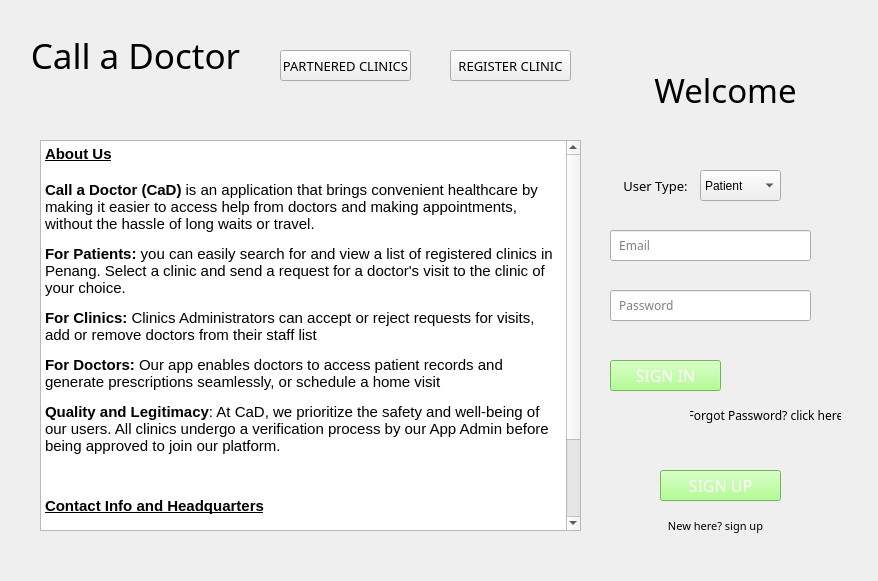
<?xml version="1.0" encoding="UTF-8"?>
<ui version="4.0">
 <class>HomePage</class>
 <widget class="QWidget" name="HomePage">
  <property name="geometry">
   <rect>
    <x>0</x>
    <y>0</y>
    <width>878</width>
    <height>581</height>
   </rect>
  </property>
  <property name="windowTitle">
   <string>Call A Doctor - Home Page</string>
  </property>
  <widget class="QPushButton" name="Clinics">
   <property name="geometry">
    <rect>
     <x>280</x>
     <y>50</y>
     <width>131</width>
     <height>31</height>
    </rect>
   </property>
   <property name="font">
    <font>
     <family>Bahnschrift SemiLight SemiConde</family>
     <pointsize>10</pointsize>
     <weight>50</weight>
     <bold>false</bold>
    </font>
   </property>
   <property name="text">
    <string>PARTNERED CLINICS</string>
   </property>
  </widget>
  <widget class="QTextEdit" name="textEdit_2">
   <property name="geometry">
    <rect>
     <x>40</x>
     <y>140</y>
     <width>541</width>
     <height>391</height>
    </rect>
   </property>
   <property name="readOnly">
    <bool>true</bool>
   </property>
   <property name="html">
    <string>&lt;!DOCTYPE HTML PUBLIC &quot;-//W3C//DTD HTML 4.0//EN&quot; &quot;http://www.w3.org/TR/REC-html40/strict.dtd&quot;&gt;
&lt;html&gt;&lt;head&gt;&lt;meta name=&quot;qrichtext&quot; content=&quot;1&quot; /&gt;&lt;style type=&quot;text/css&quot;&gt;
p, li { white-space: pre-wrap; }
&lt;/style&gt;&lt;/head&gt;&lt;body style=&quot; font-family:'MS Shell Dlg 2'; font-size:8.25pt; font-weight:400; font-style:normal;&quot;&gt;
&lt;p style=&quot; margin-top:0px; margin-bottom:0px; margin-left:0px; margin-right:0px; -qt-block-indent:0; text-indent:0px;&quot;&gt;&lt;span style=&quot; font-size:11pt; font-weight:600; text-decoration: underline;&quot;&gt;About Us&lt;/span&gt;&lt;/p&gt;
&lt;p style=&quot;-qt-paragraph-type:empty; margin-top:0px; margin-bottom:0px; margin-left:0px; margin-right:0px; -qt-block-indent:0; text-indent:0px; font-size:11pt; font-weight:600; text-decoration: underline;&quot;&gt;&lt;br /&gt;&lt;/p&gt;
&lt;p style=&quot; margin-top:0px; margin-bottom:0px; margin-left:0px; margin-right:0px; -qt-block-indent:0; text-indent:0px;&quot;&gt;&lt;span style=&quot; font-size:11pt; font-weight:600;&quot;&gt;Call a Doctor (CaD)&lt;/span&gt;&lt;span style=&quot; font-size:11pt;&quot;&gt; is an application that brings convenient healthcare by making it easier to access help from doctors and making appointments, without the hassle of long waits or travel.&lt;/span&gt;&lt;/p&gt;
&lt;p style=&quot; margin-top:12px; margin-bottom:12px; margin-left:0px; margin-right:0px; -qt-block-indent:0; text-indent:0px;&quot;&gt;&lt;span style=&quot; font-size:11pt; font-weight:600;&quot;&gt;For Patients:&lt;/span&gt;&lt;span style=&quot; font-size:11pt;&quot;&gt; you can easily search for and view a list of registered clinics in Penang. Select a clinic and send a request for a doctor's visit to the clinic of your choice. &lt;/span&gt;&lt;/p&gt;
&lt;p style=&quot; margin-top:12px; margin-bottom:12px; margin-left:0px; margin-right:0px; -qt-block-indent:0; text-indent:0px;&quot;&gt;&lt;span style=&quot; font-size:11pt; font-weight:600;&quot;&gt;For Clinics:&lt;/span&gt;&lt;span style=&quot; font-size:11pt;&quot;&gt; Clinics Administrators can accept or reject requests for visits, add or remove doctors from their staff list&lt;/span&gt;&lt;/p&gt;
&lt;p style=&quot; margin-top:12px; margin-bottom:12px; margin-left:0px; margin-right:0px; -qt-block-indent:0; text-indent:0px;&quot;&gt;&lt;span style=&quot; font-size:11pt; font-weight:600;&quot;&gt;For Doctors:&lt;/span&gt;&lt;span style=&quot; font-size:11pt;&quot;&gt; Our app enables doctors to access patient records and generate prescriptions seamlessly, or schedule a home visit&lt;/span&gt;&lt;/p&gt;
&lt;p style=&quot; margin-top:12px; margin-bottom:12px; margin-left:0px; margin-right:0px; -qt-block-indent:0; text-indent:0px;&quot;&gt;&lt;span style=&quot; font-size:11pt; font-weight:600;&quot;&gt;Quality and Legitimacy&lt;/span&gt;&lt;span style=&quot; font-size:11pt;&quot;&gt;: At CaD, we prioritize the safety and well-being of our users. All clinics undergo a verification process by our App Admin before being approved to join our platform. &lt;/span&gt;&lt;/p&gt;
&lt;p style=&quot;-qt-paragraph-type:empty; margin-top:12px; margin-bottom:12px; margin-left:0px; margin-right:0px; -qt-block-indent:0; text-indent:0px; font-size:11pt;&quot;&gt;&lt;br /&gt;&lt;/p&gt;
&lt;p style=&quot; margin-top:12px; margin-bottom:12px; margin-left:0px; margin-right:0px; -qt-block-indent:0; text-indent:0px;&quot;&gt;&lt;span style=&quot; font-size:11pt; font-weight:600; text-decoration: underline;&quot;&gt;Contact Info and Headquarters&lt;/span&gt;&lt;/p&gt;
&lt;p style=&quot; margin-top:12px; margin-bottom:12px; margin-left:0px; margin-right:0px; -qt-block-indent:0; text-indent:0px;&quot;&gt;&lt;span style=&quot; font-size:11pt; font-weight:600;&quot;&gt;WhatsApp: &lt;/span&gt;&lt;span style=&quot; font-size:11pt;&quot;&gt;012-345 6789      &lt;/span&gt;&lt;span style=&quot; font-size:11pt; font-weight:600;&quot;&gt; &lt;/span&gt;&lt;/p&gt;
&lt;p style=&quot; margin-top:12px; margin-bottom:12px; margin-left:0px; margin-right:0px; -qt-block-indent:0; text-indent:0px;&quot;&gt;&lt;span style=&quot; font-size:11pt; font-weight:600;&quot;&gt;Email : &lt;/span&gt;&lt;span style=&quot; font-size:11pt;&quot;&gt;kohjulian150@gmail.com&lt;/span&gt;&lt;/p&gt;
&lt;p style=&quot; margin-top:12px; margin-bottom:12px; margin-left:0px; margin-right:0px; -qt-block-indent:0; text-indent:0px;&quot;&gt;&lt;span style=&quot; font-size:11pt; font-weight:600;&quot;&gt;Headquarter:&lt;/span&gt;&lt;span style=&quot; font-size:11pt;&quot;&gt; 20&lt;/span&gt;&lt;span style=&quot; font-size:11pt; font-weight:600;&quot;&gt; &lt;/span&gt;&lt;span style=&quot; font-size:11pt;&quot;&gt;Bukit&lt;/span&gt;&lt;span style=&quot; font-size:11pt; font-weight:600;&quot;&gt; &lt;/span&gt;&lt;span style=&quot; font-size:11pt;&quot;&gt;Jambul, Jalan Jambul, Pulau Pinang&lt;/span&gt;&lt;/p&gt;
&lt;p style=&quot;-qt-paragraph-type:empty; margin-top:12px; margin-bottom:12px; margin-left:0px; margin-right:0px; -qt-block-indent:0; text-indent:0px;&quot;&gt;&lt;br /&gt;&lt;/p&gt;&lt;/body&gt;&lt;/html&gt;</string>
   </property>
  </widget>
  <widget class="QLineEdit" name="Email_line">
   <property name="geometry">
    <rect>
     <x>610</x>
     <y>230</y>
     <width>201</width>
     <height>31</height>
    </rect>
   </property>
   <property name="font">
    <font>
     <family>Bahnschrift Light</family>
    </font>
   </property>
   <property name="placeholderText">
    <string>  Email</string>
   </property>
  </widget>
  <widget class="QLineEdit" name="Password_line">
   <property name="geometry">
    <rect>
     <x>610</x>
     <y>290</y>
     <width>201</width>
     <height>31</height>
    </rect>
   </property>
   <property name="font">
    <font>
     <family>Bahnschrift Light</family>
    </font>
   </property>
   <property name="inputMask">
    <string/>
   </property>
   <property name="text">
    <string/>
   </property>
   <property name="placeholderText">
    <string>  Password</string>
   </property>
   <property name="clearButtonEnabled">
    <bool>false</bool>
   </property>
  </widget>
  <widget class="QPushButton" name="ForgotPasswordpushButton">
   <property name="geometry">
    <rect>
     <x>690</x>
     <y>400</y>
     <width>151</width>
     <height>31</height>
    </rect>
   </property>
   <property name="font">
    <font>
     <family>Bahnschrift SemiLight SemiConde</family>
     <pointsize>9</pointsize>
     <weight>50</weight>
     <bold>false</bold>
    </font>
   </property>
   <property name="styleSheet">
    <string notr="true">border: none; background: none;;</string>
   </property>
   <property name="text">
    <string>Forgot Password? click here</string>
   </property>
  </widget>
  <widget class="QPushButton" name="LoginpushButton">
   <property name="geometry">
    <rect>
     <x>610</x>
     <y>360</y>
     <width>111</width>
     <height>31</height>
    </rect>
   </property>
   <property name="font">
    <font>
     <family>Bahnschrift SemiLight SemiConde</family>
     <pointsize>12</pointsize>
    </font>
   </property>
   <property name="autoFillBackground">
    <bool>false</bool>
   </property>
   <property name="styleSheet">
    <string notr="true">background-color: #9dff73;
color: #FFFFFF;
</string>
   </property>
   <property name="text">
    <string>SIGN IN</string>
   </property>
   <property name="autoDefault">
    <bool>false</bool>
   </property>
  </widget>
  <widget class="QLabel" name="Welcome_label_2">
   <property name="enabled">
    <bool>true</bool>
   </property>
   <property name="geometry">
    <rect>
     <x>0</x>
     <y>30</y>
     <width>271</width>
     <height>51</height>
    </rect>
   </property>
   <property name="sizePolicy">
    <sizepolicy hsizetype="Preferred" vsizetype="Preferred">
     <horstretch>0</horstretch>
     <verstretch>0</verstretch>
    </sizepolicy>
   </property>
   <property name="font">
    <font>
     <family>Yu Gothic UI Semibold</family>
     <pointsize>26</pointsize>
     <weight>7</weight>
     <italic>false</italic>
     <bold>false</bold>
    </font>
   </property>
   <property name="layoutDirection">
    <enum>Qt::LeftToRight</enum>
   </property>
   <property name="autoFillBackground">
    <bool>false</bool>
   </property>
   <property name="styleSheet">
    <string notr="true">
font: 63 26pt &quot;Yu Gothic UI Semibold&quot;;</string>
   </property>
   <property name="text">
    <string>Call a Doctor</string>
   </property>
   <property name="alignment">
    <set>Qt::AlignCenter</set>
   </property>
  </widget>
  <widget class="QLabel" name="Welcome_label_3">
   <property name="enabled">
    <bool>true</bool>
   </property>
   <property name="geometry">
    <rect>
     <x>640</x>
     <y>70</y>
     <width>171</width>
     <height>40</height>
    </rect>
   </property>
   <property name="sizePolicy">
    <sizepolicy hsizetype="Preferred" vsizetype="Preferred">
     <horstretch>0</horstretch>
     <verstretch>0</verstretch>
    </sizepolicy>
   </property>
   <property name="font">
    <font>
     <family>Yu Gothic UI Semibold</family>
     <pointsize>25</pointsize>
     <weight>7</weight>
     <italic>false</italic>
     <bold>false</bold>
    </font>
   </property>
   <property name="layoutDirection">
    <enum>Qt::LeftToRight</enum>
   </property>
   <property name="autoFillBackground">
    <bool>false</bool>
   </property>
   <property name="styleSheet">
    <string notr="true">
font: 63 25pt &quot;Yu Gothic UI Semibold&quot;;
</string>
   </property>
   <property name="text">
    <string>Welcome</string>
   </property>
   <property name="alignment">
    <set>Qt::AlignCenter</set>
   </property>
  </widget>
  <widget class="QPushButton" name="RegisterButton">
   <property name="geometry">
    <rect>
     <x>660</x>
     <y>470</y>
     <width>121</width>
     <height>31</height>
    </rect>
   </property>
   <property name="font">
    <font>
     <family>Bahnschrift SemiLight SemiConde</family>
     <pointsize>12</pointsize>
    </font>
   </property>
   <property name="autoFillBackground">
    <bool>false</bool>
   </property>
   <property name="styleSheet">
    <string notr="true">background-color: #9dff73;
color: #FFFFFF;
</string>
   </property>
   <property name="text">
    <string>SIGN UP</string>
   </property>
   <property name="autoDefault">
    <bool>false</bool>
   </property>
  </widget>
  <widget class="QPushButton" name="RegisterClinicButton">
   <property name="geometry">
    <rect>
     <x>450</x>
     <y>50</y>
     <width>121</width>
     <height>31</height>
    </rect>
   </property>
   <property name="font">
    <font>
     <family>Bahnschrift SemiLight SemiConde</family>
     <pointsize>10</pointsize>
     <weight>50</weight>
     <bold>false</bold>
    </font>
   </property>
   <property name="text">
    <string>REGISTER CLINIC</string>
   </property>
  </widget>
  <widget class="QLabel" name="Welcome_label_4">
   <property name="enabled">
    <bool>true</bool>
   </property>
   <property name="geometry">
    <rect>
     <x>580</x>
     <y>510</y>
     <width>271</width>
     <height>31</height>
    </rect>
   </property>
   <property name="sizePolicy">
    <sizepolicy hsizetype="Preferred" vsizetype="Preferred">
     <horstretch>0</horstretch>
     <verstretch>0</verstretch>
    </sizepolicy>
   </property>
   <property name="font">
    <font>
     <family>Yu Gothic UI Semibold</family>
     <pointsize>8</pointsize>
     <weight>7</weight>
     <italic>false</italic>
     <bold>false</bold>
    </font>
   </property>
   <property name="layoutDirection">
    <enum>Qt::LeftToRight</enum>
   </property>
   <property name="autoFillBackground">
    <bool>false</bool>
   </property>
   <property name="styleSheet">
    <string notr="true">
font: 63 8pt &quot;Yu Gothic UI Semibold&quot;;
</string>
   </property>
   <property name="text">
    <string>New here? sign up</string>
   </property>
   <property name="alignment">
    <set>Qt::AlignCenter</set>
   </property>
  </widget>
  <widget class="QLabel" name="Welcome_label_5">
   <property name="enabled">
    <bool>true</bool>
   </property>
   <property name="geometry">
    <rect>
     <x>520</x>
     <y>160</y>
     <width>271</width>
     <height>51</height>
    </rect>
   </property>
   <property name="sizePolicy">
    <sizepolicy hsizetype="Preferred" vsizetype="Preferred">
     <horstretch>0</horstretch>
     <verstretch>0</verstretch>
    </sizepolicy>
   </property>
   <property name="font">
    <font>
     <family>Yu Gothic UI Semibold</family>
     <pointsize>10</pointsize>
     <weight>7</weight>
     <italic>false</italic>
     <bold>false</bold>
    </font>
   </property>
   <property name="layoutDirection">
    <enum>Qt::LeftToRight</enum>
   </property>
   <property name="autoFillBackground">
    <bool>false</bool>
   </property>
   <property name="styleSheet">
    <string notr="true">
font: 63 10pt &quot;Yu Gothic UI Semibold&quot;;
</string>
   </property>
   <property name="text">
    <string>User Type:</string>
   </property>
   <property name="alignment">
    <set>Qt::AlignCenter</set>
   </property>
  </widget>
  <widget class="QComboBox" name="UserType">
   <property name="geometry">
    <rect>
     <x>700</x>
     <y>170</y>
     <width>81</width>
     <height>31</height>
    </rect>
   </property>
   <item>
    <property name="text">
     <string>Patient</string>
    </property>
   </item>
   <item>
    <property name="text">
     <string>Clinic</string>
    </property>
   </item>
   <item>
    <property name="text">
     <string>Doctor</string>
    </property>
   </item>
  </widget>
 </widget>
 <resources/>
 <connections/>
</ui>
